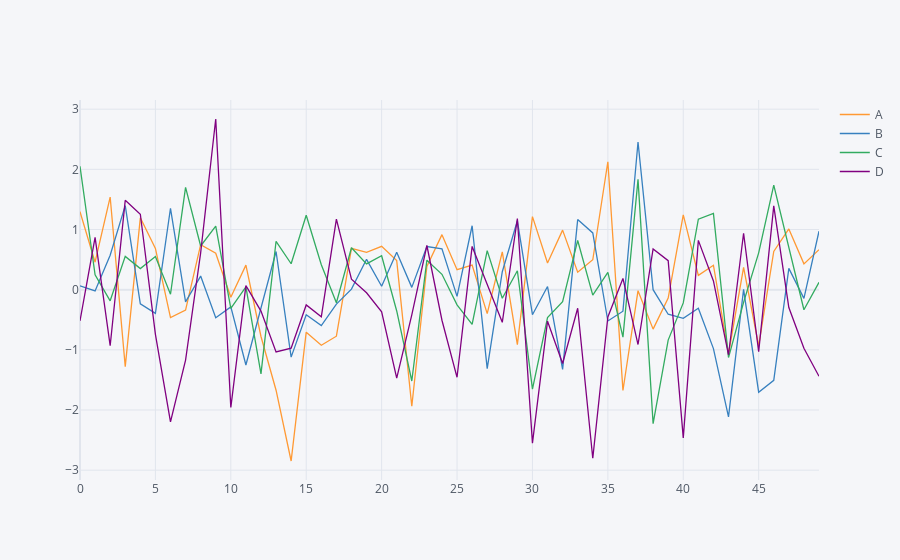

Notebook cell for this chart:
### Code cell
#Basics

arr_1 = np.random.randn(50,4)
df_1 = pd.DataFrame(arr_1, columns = ['A','B','C','D'])
df_1.head()
df_1.iplot()
